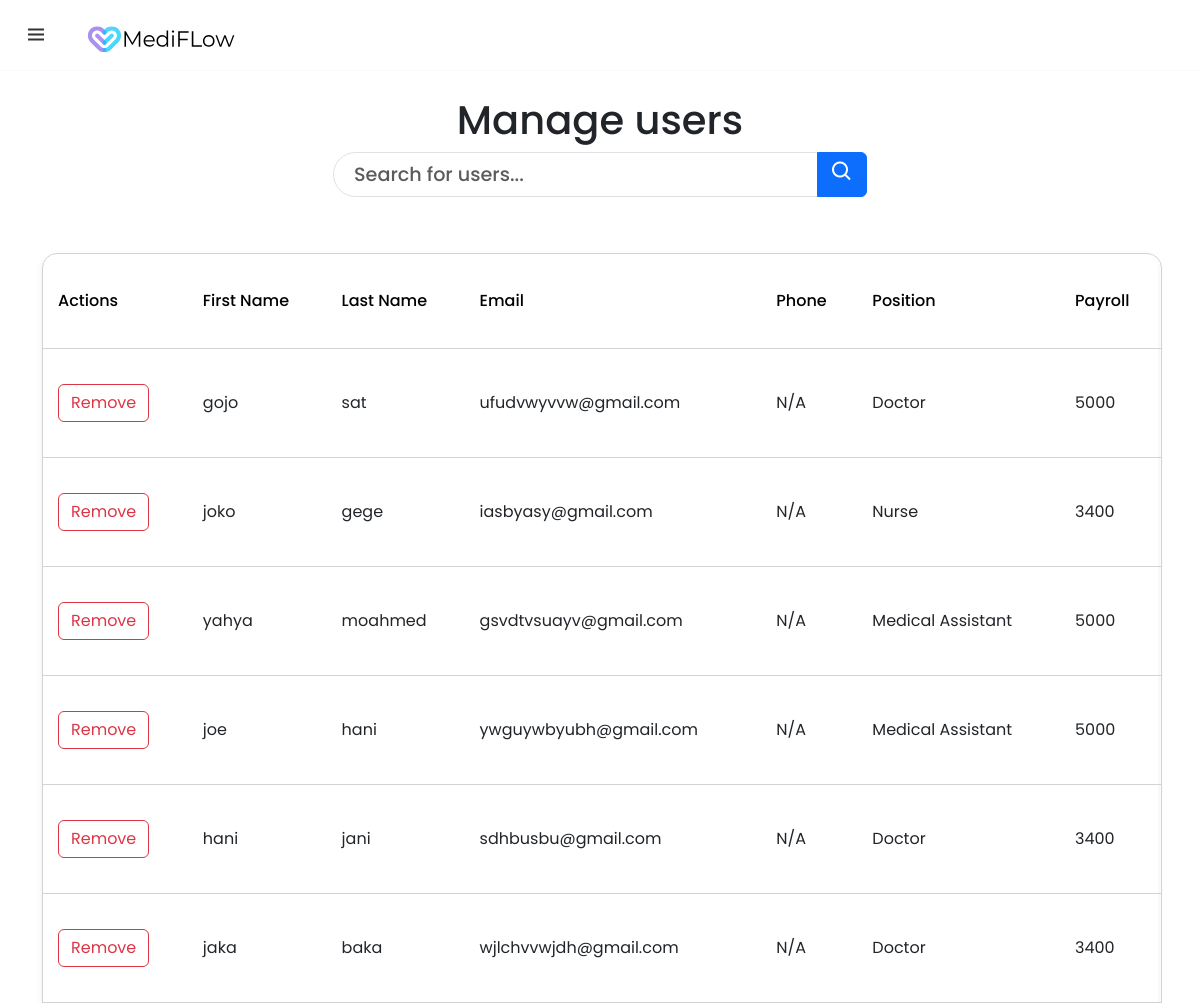
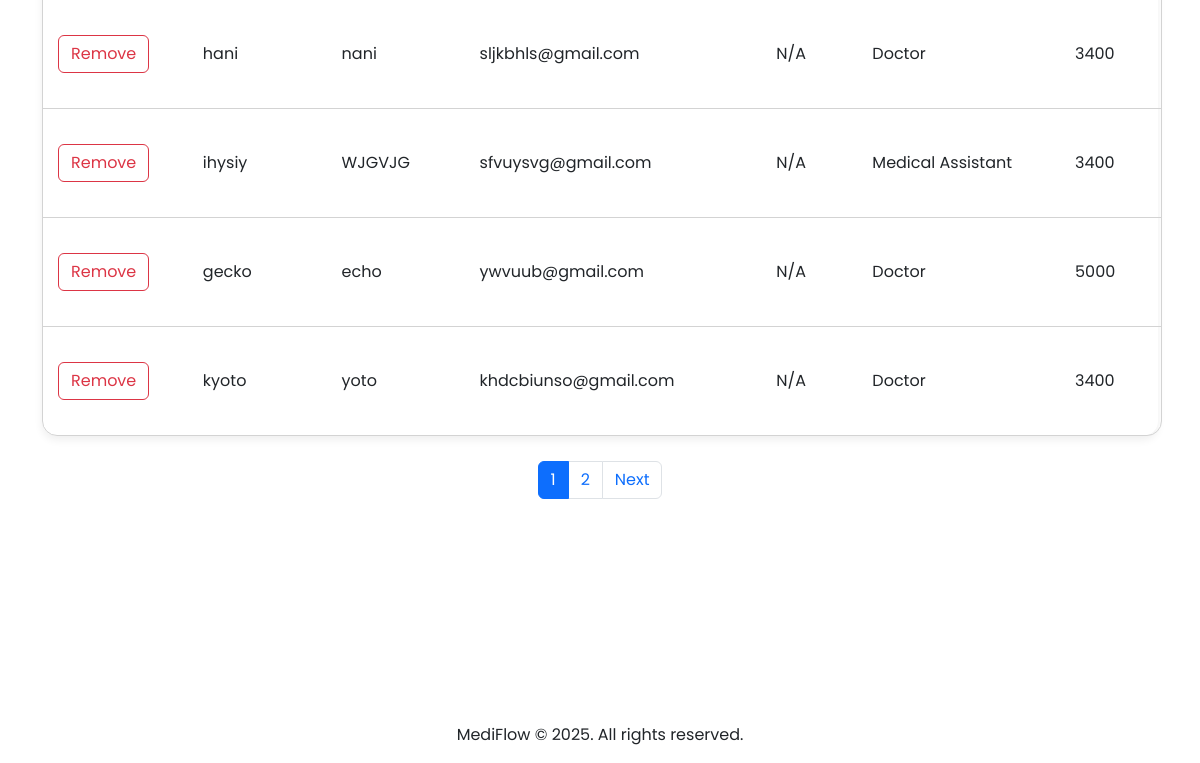
The app's page /users (signed in) with its own data (2 pictures, top to bottom).
### tables this page shows
CREATE TABLE users (
    users_id INTEGER PRIMARY KEY AUTOINCREMENT NOT NULL,
    email TEXT UNIQUE NOT NULL,
    hash TEXT NOT NULL,
    first_name TEXT NOT NULL,
    last_name TEXT NOT NULL,
    usertype TEXT NOT NULL,
    payroll INTEGER,
    reset_token TEXT,
    admin_id INTEGER, specialization TEXT, phone_number TEXT,
    FOREIGN KEY (admin_id) REFERENCES admins(id)
);

### app.py (the view)
@app.route("/users", methods=["GET"])
@login_required
def users():
    user_type = session.get("user_type")
    if user_type is None or user_type != "admin":
        return render_template("404.html"), 404
    else:
        admin_id = session.get("user_id")
        db = get_db()
        users = db.execute("SELECT * FROM users WHERE admin_id = ?",(admin_id,)).fetchall()
        print(users)
        total_users = len(users)
        page = request.args.get('page', 1, type=int)
        per_page = 10  # Number of patients per page
        offset = (page - 1) * per_page
        users = users[offset:offset + per_page]
        total_pages = (total_users + per_page - 1) // per_page
        return render_template("users.html", users=users, page=page, total_pages=total_pages)

### app.py (called while the page is built, shortened)
def get_db():
    db = getattr(g, '_database', None)
    if db is None:
        db = g._database = sqlite3.connect(DATABASE)
    return db.cursor()

@app.teardown_appcontext
def close_connection(exception):
    db = getattr(g, '_database', None)
    if db is not None:
        db.close()

@app.after_request
def after_request(response):
    response.headers["Cache-Control"] = "no-cache, no-store, must-revalidate"
    response.headers["Expires"] = 0
    response.headers["Pragma"] = "no-cache"
    return response

def format_phone_number(phone_number):
    if phone_number is None or phone_number == '':
        return 'N/A'

### helpers.py (called while the page is built)
def login_required(f):
    @wraps(f)
    def decorated_function(*args, **kwargs):
        if session.get("user_id") is None:
            return redirect("/login")
        return f(*args, **kwargs)
    return decorated_function

### templates/users.html (shortened to what this page needs)
{% extends "layout.html" %}
{% block main %}
<head>
    <link href="https://cdn.jsdelivr.net/npm/bootstrap@5.3.6/dist/css/bootstrap.min.css" rel="stylesheet">
</head>
<h1 style="text-align:left; margin-top:3rem; text-align:center;">Manage users</h1>
<div class="container">
    <div class="row">
        <div class="col-md-6 offset-md-3">
            <form action="" method="GET">
                <div class="input-group mb-2" style="max-width:80rem;">
                    <input type="text" class="form-control oval-input" placeholder="Search for users..." id="searchInput" autocomplete="off">
                    <button class="btn btn-primary" type="submit" onclick="searchTable()"><i class='bx bx-search' style="font-size: 1.5rem;"></i></button>
                </div>
            </form>
        </div>
    </div>
</div>
<div class="table-responsive">
<table style="margin-top:3rem;" class="content-table" id="patientTable">
    <thead>
        <tr>
            <th>Actions</th>
            <th>First Name</th>
            <th>Last Name</th>
            <th>Email</th>
            <th>Phone</th>
            <th>Position</th>
            <th>Payroll</th>
        </tr>
    </thead>
    <tbody>
        {% for user in users %}
        <tr>
            <td><button class="btn btn-outline-danger delete-user-btn" data-user-id="{{ user[0] }}">Remove</button></td>
            <td>{{ user[3] }}</td>
            <td>{{ user[4] }}</td>
            <td>{{ user[1] }}</td>
            <td>{{ user[10]| format_phone }}</td>
            <td>{{ user[5] }}</td>
            <td>{{ user[6] }}</td>
        </tr>
        {% endfor %}
    </tbody>
</table>
</div>
<div style="display:flex;justify-content: center;">
  <ul class="pagination">
    {% for num in range(1, total_pages + 1) %}
    <li class="page-item {% if num == page %}active{% endif %}">
        <a class="page-link" href="?page={{ num }}">{{ num }}</a>
    </li>
    {% endfor %}
    {% if page < total_pages %}
    <li class="page-item">
        <a class="page-link" href="?page={{ page + 1 }}" aria-label="Next">
            <span aria-hidden="true">Next</span>
        </a>
    </li>
    {% endif %}
  </ul>
{% endblock %}

### static/style.css (style rules this page uses)
* { margin: 0; padding: 0; box-sizing: border-box; font-family: 'Poppins', sans-serif; }
::placeholder { font-weight: 500; color: #222; }
a { text-decoration: none; }
body { height: 100%; margin: 0; background-repeat: no-repeat; background-attachment: fixed; background-color: #fcfcfc; }
.content-table { border-spacing: 0; border-collapse: separate; margin: 25px auto; font-size: 1rem; min-width: 70rem; border: 1px solid #d3d3d3; border-radius: 15px; overflow: hidden; width: 100%; }
.table-responsive { border-radius: 15px !important; overflow: visible !important; border: none !important; box-shadow: 0 8px 25px rgba(0, 0, 0, 0.003), 0 4px 8px rgba(0, 0, 0, 0.067); }
.content-table thead tr:first-child th:first-child { border-top-left-radius: 15px; }
.content-table thead tr:first-child th:last-child { border-top-right-radius: 15px; }
.content-table tbody tr:last-child td:first-child { border-bottom-left-radius: 15px; }
.content-table tbody tr:last-child td:last-child { border-bottom-right-radius: 15px; }
.content-table thead tr { background-color: transparent; color: #000; text-align: left; border-bottom: 0.5px solid #d3d3d3; }
.content-table th, .content-table td { padding: 35px 15px; text-align:left; border-bottom: 0.5px solid #d3d3d3; }
.content-table th { font-weight: 500; }
.content-table tbody tr:nth-of-type(even) { background-color: transparent; }
.content-table tbody tr:last-of-type td { border-bottom: none; }

### templates/users.html (style rules this page uses)
.oval-input { border-radius: 50px; height: 45px; padding: 10px 20px; font-size: 1.2rem; }

### records on screen
users: first_name "gojo", last_name "sat", email "ufudvwyvvw@gmail.com", user "N/A", usertype "Doctor", payroll "5000"
users: first_name "joko", last_name "gege", email "iasbyasy@gmail.com", user "N/A", usertype "Nurse", payroll "3400"
users: first_name "yahya", last_name "moahmed", email "gsvdtvsuayv@gmail.com", user "N/A", usertype "Medical Assistant", payroll "5000"
users: first_name "joe", last_name "hani", email "ywguywbyubh@gmail.com", user "N/A", usertype "Medical Assistant", payroll "5000"
users: first_name "hani", last_name "jani", email "sdhbusbu@gmail.com", user "N/A", usertype "Doctor", payroll "3400"
users: first_name "jaka", last_name "baka", email "wjlchvvwjdh@gmail.com", user "N/A", usertype "Doctor", payroll "3400"
users: first_name "hani", last_name "nani", email "sljkbhls@gmail.com", user "N/A", usertype "Doctor", payroll "3400"
users: first_name "ihysiy", last_name "WJGVJG", email "sfvuysvg@gmail.com", user "N/A", usertype "Medical Assistant", payroll "3400"
users: first_name "gecko", last_name "echo", email "ywvuub@gmail.com", user "N/A", usertype "Doctor", payroll "5000"
users: first_name "kyoto", last_name "yoto", email "khdcbiunso@gmail.com", user "N/A", usertype "Doctor", payroll "3400"

### other values on screen
{{ num }} "1" "2"
